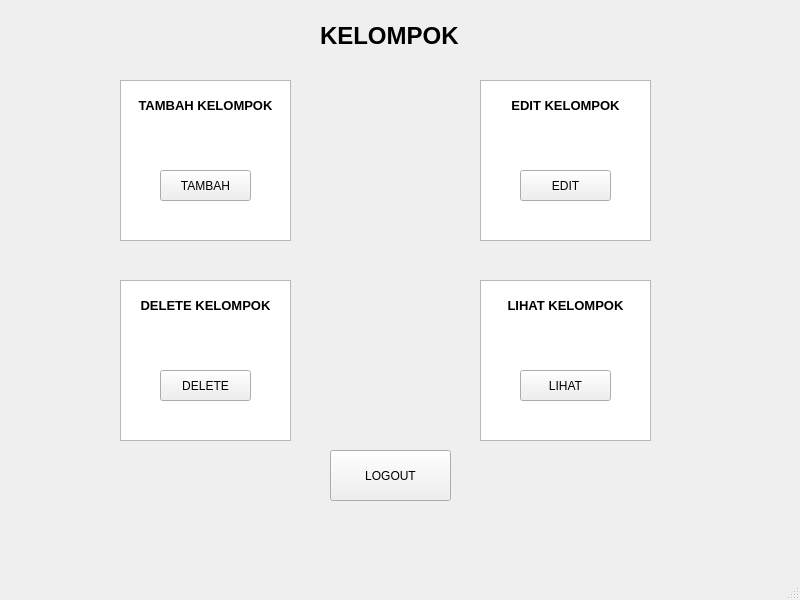
<?xml version="1.0" encoding="UTF-8"?>
<ui version="4.0">
 <class>MainWindow</class>
 <widget class="QMainWindow" name="MainWindow">
  <property name="geometry">
   <rect>
    <x>0</x>
    <y>0</y>
    <width>800</width>
    <height>600</height>
   </rect>
  </property>
  <property name="windowTitle">
   <string>MainWindow</string>
  </property>
  <widget class="QWidget" name="centralwidget">
   <widget class="QLabel" name="label_7">
    <property name="geometry">
     <rect>
      <x>320</x>
      <y>20</y>
      <width>191</width>
      <height>31</height>
     </rect>
    </property>
    <property name="font">
     <font>
      <pointsize>18</pointsize>
      <weight>75</weight>
      <bold>true</bold>
     </font>
    </property>
    <property name="text">
     <string>KELOMPOK</string>
    </property>
   </widget>
   <widget class="QTextEdit" name="textEdit">
    <property name="geometry">
     <rect>
      <x>120</x>
      <y>80</y>
      <width>171</width>
      <height>161</height>
     </rect>
    </property>
    <property name="html">
     <string>&lt;!DOCTYPE HTML PUBLIC &quot;-//W3C//DTD HTML 4.0//EN&quot; &quot;http://www.w3.org/TR/REC-html40/strict.dtd&quot;&gt;
&lt;html&gt;&lt;head&gt;&lt;meta name=&quot;qrichtext&quot; content=&quot;1&quot; /&gt;&lt;style type=&quot;text/css&quot;&gt;
p, li { white-space: pre-wrap; }
&lt;/style&gt;&lt;/head&gt;&lt;body style=&quot; font-family:'MS Shell Dlg 2'; font-size:8.25pt; font-weight:400; font-style:normal;&quot;&gt;
&lt;p align=&quot;center&quot; style=&quot;-qt-paragraph-type:empty; margin-top:0px; margin-bottom:0px; margin-left:0px; margin-right:0px; -qt-block-indent:0; text-indent:0px;&quot;&gt;&lt;br /&gt;&lt;/p&gt;
&lt;p align=&quot;center&quot; style=&quot; margin-top:0px; margin-bottom:0px; margin-left:0px; margin-right:0px; -qt-block-indent:0; text-indent:0px;&quot;&gt;&lt;span style=&quot; font-size:10pt; font-weight:600;&quot;&gt;TAMBAH KELOMPOK&lt;/span&gt;&lt;/p&gt;&lt;/body&gt;&lt;/html&gt;</string>
    </property>
   </widget>
   <widget class="QTextEdit" name="textEdit_2">
    <property name="geometry">
     <rect>
      <x>480</x>
      <y>80</y>
      <width>171</width>
      <height>161</height>
     </rect>
    </property>
    <property name="html">
     <string>&lt;!DOCTYPE HTML PUBLIC &quot;-//W3C//DTD HTML 4.0//EN&quot; &quot;http://www.w3.org/TR/REC-html40/strict.dtd&quot;&gt;
&lt;html&gt;&lt;head&gt;&lt;meta name=&quot;qrichtext&quot; content=&quot;1&quot; /&gt;&lt;style type=&quot;text/css&quot;&gt;
p, li { white-space: pre-wrap; }
&lt;/style&gt;&lt;/head&gt;&lt;body style=&quot; font-family:'MS Shell Dlg 2'; font-size:8.25pt; font-weight:400; font-style:normal;&quot;&gt;
&lt;p align=&quot;center&quot; style=&quot;-qt-paragraph-type:empty; margin-top:0px; margin-bottom:0px; margin-left:0px; margin-right:0px; -qt-block-indent:0; text-indent:0px;&quot;&gt;&lt;br /&gt;&lt;/p&gt;
&lt;p align=&quot;center&quot; style=&quot; margin-top:0px; margin-bottom:0px; margin-left:0px; margin-right:0px; -qt-block-indent:0; text-indent:0px;&quot;&gt;&lt;span style=&quot; font-size:10pt; font-weight:600;&quot;&gt;EDIT KELOMPOK&lt;/span&gt;&lt;/p&gt;&lt;/body&gt;&lt;/html&gt;</string>
    </property>
   </widget>
   <widget class="QTextEdit" name="textEdit_3">
    <property name="geometry">
     <rect>
      <x>120</x>
      <y>280</y>
      <width>171</width>
      <height>161</height>
     </rect>
    </property>
    <property name="html">
     <string>&lt;!DOCTYPE HTML PUBLIC &quot;-//W3C//DTD HTML 4.0//EN&quot; &quot;http://www.w3.org/TR/REC-html40/strict.dtd&quot;&gt;
&lt;html&gt;&lt;head&gt;&lt;meta name=&quot;qrichtext&quot; content=&quot;1&quot; /&gt;&lt;style type=&quot;text/css&quot;&gt;
p, li { white-space: pre-wrap; }
&lt;/style&gt;&lt;/head&gt;&lt;body style=&quot; font-family:'MS Shell Dlg 2'; font-size:8.25pt; font-weight:400; font-style:normal;&quot;&gt;
&lt;p align=&quot;center&quot; style=&quot;-qt-paragraph-type:empty; margin-top:0px; margin-bottom:0px; margin-left:0px; margin-right:0px; -qt-block-indent:0; text-indent:0px;&quot;&gt;&lt;br /&gt;&lt;/p&gt;
&lt;p align=&quot;center&quot; style=&quot; margin-top:0px; margin-bottom:0px; margin-left:0px; margin-right:0px; -qt-block-indent:0; text-indent:0px;&quot;&gt;&lt;span style=&quot; font-size:10pt; font-weight:600;&quot;&gt;DELETE KELOMPOK&lt;/span&gt;&lt;/p&gt;&lt;/body&gt;&lt;/html&gt;</string>
    </property>
   </widget>
   <widget class="QTextEdit" name="textEdit_4">
    <property name="geometry">
     <rect>
      <x>480</x>
      <y>280</y>
      <width>171</width>
      <height>161</height>
     </rect>
    </property>
    <property name="html">
     <string>&lt;!DOCTYPE HTML PUBLIC &quot;-//W3C//DTD HTML 4.0//EN&quot; &quot;http://www.w3.org/TR/REC-html40/strict.dtd&quot;&gt;
&lt;html&gt;&lt;head&gt;&lt;meta name=&quot;qrichtext&quot; content=&quot;1&quot; /&gt;&lt;style type=&quot;text/css&quot;&gt;
p, li { white-space: pre-wrap; }
&lt;/style&gt;&lt;/head&gt;&lt;body style=&quot; font-family:'MS Shell Dlg 2'; font-size:8.25pt; font-weight:400; font-style:normal;&quot;&gt;
&lt;p align=&quot;center&quot; style=&quot;-qt-paragraph-type:empty; margin-top:0px; margin-bottom:0px; margin-left:0px; margin-right:0px; -qt-block-indent:0; text-indent:0px;&quot;&gt;&lt;br /&gt;&lt;/p&gt;
&lt;p align=&quot;center&quot; style=&quot; margin-top:0px; margin-bottom:0px; margin-left:0px; margin-right:0px; -qt-block-indent:0; text-indent:0px;&quot;&gt;&lt;span style=&quot; font-size:10pt; font-weight:600;&quot;&gt;LIHAT KELOMPOK&lt;/span&gt;&lt;/p&gt;&lt;/body&gt;&lt;/html&gt;</string>
    </property>
   </widget>
   <widget class="QPushButton" name="pushButton_tambah">
    <property name="geometry">
     <rect>
      <x>160</x>
      <y>170</y>
      <width>91</width>
      <height>31</height>
     </rect>
    </property>
    <property name="text">
     <string>TAMBAH</string>
    </property>
   </widget>
   <widget class="QPushButton" name="pushButton_edit">
    <property name="geometry">
     <rect>
      <x>520</x>
      <y>170</y>
      <width>91</width>
      <height>31</height>
     </rect>
    </property>
    <property name="text">
     <string>EDIT</string>
    </property>
   </widget>
   <widget class="QPushButton" name="pushButton_delete">
    <property name="geometry">
     <rect>
      <x>160</x>
      <y>370</y>
      <width>91</width>
      <height>31</height>
     </rect>
    </property>
    <property name="text">
     <string>DELETE</string>
    </property>
   </widget>
   <widget class="QPushButton" name="pushButton_lihat">
    <property name="geometry">
     <rect>
      <x>520</x>
      <y>370</y>
      <width>91</width>
      <height>31</height>
     </rect>
    </property>
    <property name="text">
     <string>LIHAT</string>
    </property>
   </widget>
   <widget class="QPushButton" name="pushButton_5">
    <property name="geometry">
     <rect>
      <x>330</x>
      <y>450</y>
      <width>121</width>
      <height>51</height>
     </rect>
    </property>
    <property name="text">
     <string>LOGOUT</string>
    </property>
   </widget>
  </widget>
  <widget class="QMenuBar" name="menubar">
   <property name="geometry">
    <rect>
     <x>0</x>
     <y>0</y>
     <width>800</width>
     <height>21</height>
    </rect>
   </property>
  </widget>
  <widget class="QStatusBar" name="statusbar"/>
 </widget>
 <resources/>
 <connections/>
</ui>
